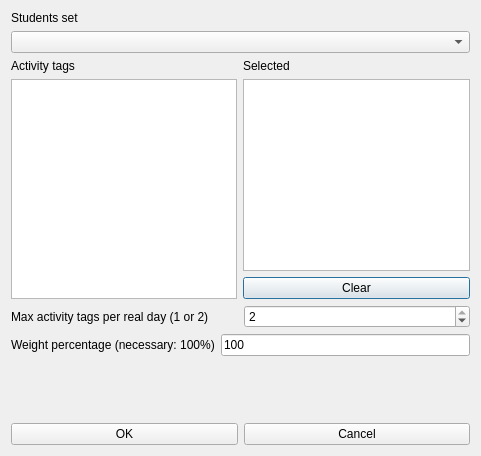
<?xml version="1.0" encoding="UTF-8"?>
<ui version="4.0">
 <class>ModifyConstraintStudentsSetMaxActivityTagsPerRealDayFromSetForm_template</class>
 <widget class="QDialog" name="ModifyConstraintStudentsSetMaxActivityTagsPerRealDayFromSetForm_template">
  <property name="geometry">
   <rect>
    <x>0</x>
    <y>0</y>
    <width>481</width>
    <height>456</height>
   </rect>
  </property>
  <property name="windowTitle">
   <string extracomment="This is the title of the dialog to add a new constraint of this type">Modify students set max activity tags per real day from set</string>
  </property>
  <layout class="QVBoxLayout" name="verticalLayout_4">
   <item>
    <layout class="QVBoxLayout" name="verticalLayout_3">
     <item>
      <widget class="QLabel" name="studentsSetTextLabel">
       <property name="frameShape">
        <enum>QFrame::NoFrame</enum>
       </property>
       <property name="frameShadow">
        <enum>QFrame::Plain</enum>
       </property>
       <property name="text">
        <string>Students set</string>
       </property>
       <property name="wordWrap">
        <bool>false</bool>
       </property>
      </widget>
     </item>
     <item>
      <widget class="QComboBox" name="studentsComboBox">
       <property name="editable">
        <bool>false</bool>
       </property>
       <property name="insertPolicy">
        <enum>QComboBox::NoInsert</enum>
       </property>
       <property name="duplicatesEnabled">
        <bool>false</bool>
       </property>
      </widget>
     </item>
    </layout>
   </item>
   <item>
    <layout class="QHBoxLayout" name="horizontalLayout_4">
     <item>
      <layout class="QVBoxLayout" name="verticalLayout_2">
       <item>
        <widget class="QLabel" name="label_2">
         <property name="text">
          <string>Activity tags</string>
         </property>
        </widget>
       </item>
       <item>
        <widget class="QListWidget" name="allActivityTagsListWidget"/>
       </item>
      </layout>
     </item>
     <item>
      <layout class="QVBoxLayout" name="verticalLayout">
       <item>
        <widget class="QLabel" name="label_3">
         <property name="text">
          <string comment="It refers to activity tags">Selected</string>
         </property>
        </widget>
       </item>
       <item>
        <widget class="QListWidget" name="selectedActivityTagsListWidget"/>
       </item>
       <item>
        <widget class="QPushButton" name="clearActivityTagsPushButton">
         <property name="text">
          <string>Clear</string>
         </property>
        </widget>
       </item>
      </layout>
     </item>
    </layout>
   </item>
   <item>
    <layout class="QHBoxLayout" name="horizontalLayout">
     <item>
      <widget class="QLabel" name="label">
       <property name="text">
        <string>Max activity tags per real day (1 or 2)</string>
       </property>
      </widget>
     </item>
     <item>
      <widget class="QSpinBox" name="maxActivityTagsSpinBox">
       <property name="minimum">
        <number>1</number>
       </property>
       <property name="maximum">
        <number>2</number>
       </property>
       <property name="value">
        <number>2</number>
       </property>
      </widget>
     </item>
    </layout>
   </item>
   <item>
    <layout class="QHBoxLayout" name="horizontalLayout_2">
     <item>
      <widget class="QLabel" name="weightTextLabel">
       <property name="frameShape">
        <enum>QFrame::NoFrame</enum>
       </property>
       <property name="frameShadow">
        <enum>QFrame::Plain</enum>
       </property>
       <property name="text">
        <string>Weight percentage (necessary: 100%)</string>
       </property>
       <property name="wordWrap">
        <bool>false</bool>
       </property>
      </widget>
     </item>
     <item>
      <widget class="QLineEdit" name="weightLineEdit">
       <property name="text">
        <string notr="true">100</string>
       </property>
      </widget>
     </item>
    </layout>
   </item>
   <item>
    <spacer name="verticalSpacer">
     <property name="orientation">
      <enum>Qt::Vertical</enum>
     </property>
     <property name="sizeHint" stdset="0">
      <size>
       <width>20</width>
       <height>32</height>
      </size>
     </property>
    </spacer>
   </item>
   <item>
    <layout class="QHBoxLayout" name="horizontalLayout_3">
     <item>
      <widget class="QPushButton" name="okPushButton">
       <property name="text">
        <string>OK</string>
       </property>
      </widget>
     </item>
     <item>
      <widget class="QPushButton" name="cancelPushButton">
       <property name="text">
        <string>Cancel</string>
       </property>
      </widget>
     </item>
    </layout>
   </item>
  </layout>
 </widget>
 <layoutdefault spacing="6" margin="11"/>
 <resources/>
 <connections/>
</ui>
